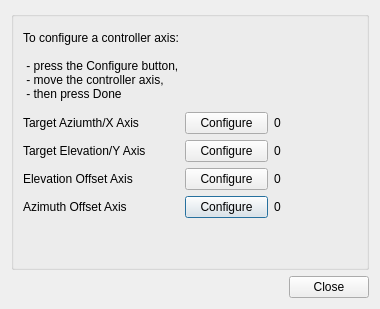
<?xml version="1.0" encoding="UTF-8"?>
<ui version="4.0">
 <class>GamepadConfigurationDialog</class>
 <widget class="QDialog" name="GamepadConfigurationDialog">
  <property name="geometry">
   <rect>
    <x>0</x>
    <y>0</y>
    <width>380</width>
    <height>309</height>
   </rect>
  </property>
  <property name="font">
   <font>
    <family>Liberation Sans</family>
    <pointsize>9</pointsize>
   </font>
  </property>
  <property name="windowTitle">
   <string>Gamepad Configuration</string>
  </property>
  <layout class="QVBoxLayout" name="verticalLayout">
   <item>
    <widget class="QGroupBox" name="groupBox">
     <layout class="QGridLayout" name="gridLayout">
      <item row="1" column="2">
       <widget class="QLabel" name="value0">
        <property name="text">
         <string>0</string>
        </property>
       </widget>
      </item>
      <item row="4" column="1">
       <widget class="QPushButton" name="config3">
        <property name="text">
         <string>Configure</string>
        </property>
       </widget>
      </item>
      <item row="2" column="2">
       <widget class="QLabel" name="value1">
        <property name="text">
         <string>0</string>
        </property>
       </widget>
      </item>
      <item row="2" column="1">
       <widget class="QPushButton" name="config1">
        <property name="text">
         <string>Configure</string>
        </property>
       </widget>
      </item>
      <item row="4" column="0">
       <widget class="QLabel" name="config3Label">
        <property name="text">
         <string>Azimuth Offset Axis</string>
        </property>
       </widget>
      </item>
      <item row="4" column="2">
       <widget class="QLabel" name="value3">
        <property name="text">
         <string>0</string>
        </property>
       </widget>
      </item>
      <item row="3" column="1">
       <widget class="QPushButton" name="config2">
        <property name="text">
         <string>Configure</string>
        </property>
       </widget>
      </item>
      <item row="3" column="0">
       <widget class="QLabel" name="config2Label">
        <property name="text">
         <string>Elevation Offset Axis</string>
        </property>
       </widget>
      </item>
      <item row="2" column="0">
       <widget class="QLabel" name="config1Label">
        <property name="text">
         <string>Target Elevation/Y Axis</string>
        </property>
       </widget>
      </item>
      <item row="7" column="2">
       <spacer name="verticalSpacer">
        <property name="orientation">
         <enum>Qt::Vertical</enum>
        </property>
        <property name="sizeHint" stdset="0">
         <size>
          <width>20</width>
          <height>40</height>
         </size>
        </property>
       </spacer>
      </item>
      <item row="1" column="0">
       <widget class="QLabel" name="config0Label">
        <property name="text">
         <string>Target Aziumth/X Axis</string>
        </property>
       </widget>
      </item>
      <item row="3" column="2">
       <widget class="QLabel" name="value2">
        <property name="text">
         <string>0</string>
        </property>
       </widget>
      </item>
      <item row="0" column="0">
       <widget class="QLabel" name="instructions">
        <property name="minimumSize">
         <size>
          <width>0</width>
          <height>80</height>
         </size>
        </property>
        <property name="text">
         <string>To configure a controller axis:

 - press the Configure button,
 - move the controller axis,
 - then press Done</string>
        </property>
       </widget>
      </item>
      <item row="1" column="1">
       <widget class="QPushButton" name="config0">
        <property name="text">
         <string>Configure</string>
        </property>
       </widget>
      </item>
     </layout>
    </widget>
   </item>
   <item>
    <widget class="QDialogButtonBox" name="buttonBox">
     <property name="orientation">
      <enum>Qt::Horizontal</enum>
     </property>
     <property name="standardButtons">
      <set>QDialogButtonBox::Close</set>
     </property>
    </widget>
   </item>
  </layout>
 </widget>
 <tabstops>
  <tabstop>config0</tabstop>
  <tabstop>config1</tabstop>
  <tabstop>config2</tabstop>
  <tabstop>config3</tabstop>
 </tabstops>
 <resources/>
 <connections>
  <connection>
   <sender>buttonBox</sender>
   <signal>accepted()</signal>
   <receiver>GamepadConfigurationDialog</receiver>
   <slot>accept()</slot>
   <hints>
    <hint type="sourcelabel">
     <x>248</x>
     <y>254</y>
    </hint>
    <hint type="destinationlabel">
     <x>157</x>
     <y>274</y>
    </hint>
   </hints>
  </connection>
  <connection>
   <sender>buttonBox</sender>
   <signal>rejected()</signal>
   <receiver>GamepadConfigurationDialog</receiver>
   <slot>reject()</slot>
   <hints>
    <hint type="sourcelabel">
     <x>316</x>
     <y>260</y>
    </hint>
    <hint type="destinationlabel">
     <x>286</x>
     <y>274</y>
    </hint>
   </hints>
  </connection>
 </connections>
</ui>
